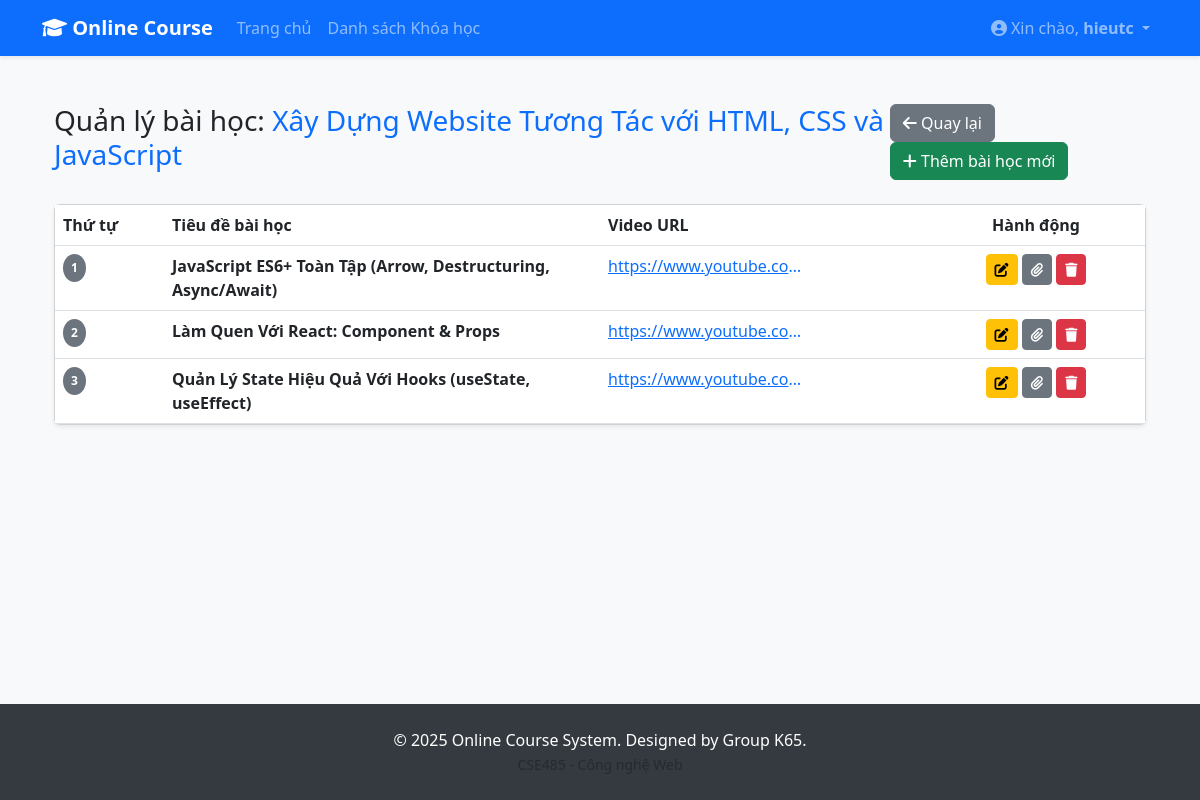
Page /index.php?controller=lesson&action=manage&course_id=1 (signed in) on the committed database.
### tables this page shows
CREATE TABLE `courses` (
  `id` int(11) NOT NULL,
  `title` varchar(255) NOT NULL,
  `description` text DEFAULT NULL,
  `instructor_id` int(11) DEFAULT NULL,
  `category_id` int(11) DEFAULT NULL,
  `price` decimal(10,2) DEFAULT 0.00,
  `duration_weeks` int(11) DEFAULT NULL,
  `level` varchar(50) DEFAULT NULL COMMENT 'Beginner, Intermediate, Advanced',
  `image` varchar(255) DEFAULT NULL,
  `created_at` datetime DEFAULT current_timestamp(),
  `updated_at` datetime DEFAULT current_timestamp() ON UPDATE current_timestamp(),
  `status` varchar(20) DEFAULT 'pending'
);

CREATE TABLE `lessons` (
  `id` int(11) NOT NULL,
  `course_id` int(11) DEFAULT NULL,
  `title` varchar(255) NOT NULL,
  `content` longtext DEFAULT NULL,
  `video_url` varchar(255) DEFAULT NULL,
  `ordering` int(11) DEFAULT 0,
  `created_at` datetime DEFAULT current_timestamp()
);

### controllers/LessonController.php (called while the page is built, shortened)
<?php
require_once 'config/Database.php';
require_once 'models/Lesson.php';
require_once 'models/Course.php';
class LessonController {
    private $lessonModel;
    private $courseModel;
    public function __construct() {
        $database = new Database();
        $this->db = $database->connect();
        $this->lessonModel = new Lesson($this->db);
        $this->courseModel = new Course($this->db);
    }
    public function manage() {
        $course_id = isset($_GET['course_id']) ? $_GET['course_id'] : null;
        $course = $this->courseModel->getCourseById($course_id);
        $lessons = $this->lessonModel->getLessonsByCourse($course_id);
        include 'views/instructor/lessons/manage.php';
    }
}
?>

### config/Database.php (called while the page is built, shortened)
<?php
class Database {
    private $host = 'localhost';
    private $db_name = 'onlinecourse';
    private $username = 'root';
    private $password = '';
    private $port = '3306';
    public function connect() {
        $this->conn = null;
        try {
            $dsn = "mysql:host=" . $this->host . ";port=" . $this->port . ";dbname=" . $this->db_name . ";charset=utf8mb4";
            $this->conn = new PDO($dsn, $this->username, $this->password);
            $this->conn->setAttribute(PDO::ATTR_ERRMODE, PDO::ERRMODE_EXCEPTION);
            $this->conn->setAttribute(PDO::ATTR_DEFAULT_FETCH_MODE, PDO::FETCH_ASSOC);
        } catch(PDOException $e) {
            echo "Lỗi kết nối: " . $e->getMessage();
        }
        return $this->conn;
    }
}
?>

### models/Course.php (called while the page is built, shortened)
<?php
class Course {
    private $conn;
    private $table = 'courses';
    public function __construct($db) {
        $this->conn = $db;
    }
    public function getCourseById($id) {
        $query = "SELECT c.*, u.fullname as instructor_name, cat.name as category_name
                  FROM " . $this->table . " c
                  LEFT JOIN users u ON c.instructor_id = u.id
                  LEFT JOIN categories cat ON c.category_id = cat.id
                  WHERE c.id = :id LIMIT 1";
        $stmt = $this->conn->prepare($query);
        $stmt->bindParam(':id', $id);
        $stmt->execute();
        return $stmt->fetch(PDO::FETCH_ASSOC);
    }
}
?>

### models/Lesson.php (called while the page is built, shortened)
<?php
class Lesson {
    private $conn;
    private $table = 'lessons';
    public function __construct($db) {
        $this->conn = $db;
    }
    public function getLessonsByCourse($course_id) {
        $query = "SELECT * FROM " . $this->table . " WHERE course_id = :course_id ORDER BY ordering ASC";
        $stmt = $this->conn->prepare($query);
        $stmt->bindParam(':course_id', $course_id);
        $stmt->execute();
        return $stmt->fetchAll(PDO::FETCH_ASSOC);
    }
}
?>

### views/instructor/lessons/manage.php (the view)
<?php include 'views/layouts/header.php'; ?>
<div class="container mt-4">
    <div class="d-flex justify-content-between align-items-center mb-4">
        <h3>Quản lý bài học: <span class="text-primary"><?php echo htmlspecialchars($course['title']); ?></span></h3>
        <div>
            <a href="index.php?controller=instructor&action=dashboard" class="btn btn-secondary me-2">
                <i class="fas fa-arrow-left"></i> Quay lại
            </a>
            <a href="index.php?controller=lesson&action=create&course_id=<?php echo $course_id; ?>" class="btn btn-success">
                <i class="fas fa-plus"></i> Thêm bài học mới
            </a>
        </div>
    </div>
    <div class="card shadow-sm">
        <div class="card-body p-0">
            <table class="table table-hover mb-0">
                <thead class="bg-light">
                    <tr>
                        <th width="10%">Thứ tự</th>
                        <th width="40%">Tiêu đề bài học</th>
                        <th width="30%">Video URL</th>
                        <th width="20%" class="text-center">Hành động</th>
                    </tr>
                </thead>
                <tbody>
                    <?php if (empty($lessons)): ?>
                        <tr><td colspan="4" class="text-center py-4">Chưa có bài học nào. Hãy thêm bài đầu tiên!</td></tr>
                    <?php else: ?>
                        <?php foreach ($lessons as $lesson): ?>
                        <tr>
                            <td><span class="badge bg-secondary rounded-circle p-2"><?php echo $lesson['ordering']; ?></span></td>
                            <td class="fw-bold"><?php echo htmlspecialchars($lesson['title']); ?></td>
                            <td><a href="<?php echo htmlspecialchars($lesson['video_url']); ?>" target="_blank" class="text-truncate d-inline-block" style="max-width: 200px;"><?php echo htmlspecialchars($lesson['video_url']); ?></a></td>
                            <td class="text-center">
                                <a href="index.php?controller=lesson&action=edit&id=<?php echo $lesson['id']; ?>" class="btn btn-sm btn-warning">
                                    <i class="fas fa-edit"></i>
                                </a>
                                <a href="index.php?controller=material&action=manage&lesson_id=<?php echo $lesson['id']; ?>"
   class="btn btn-sm btn-secondary" title="Upload tài liệu">
    <i class="fas fa-paperclip"></i>
</a>
                                <a href="index.php?controller=lesson&action=delete&id=<?php echo $lesson['id']; ?>" class="btn btn-sm btn-danger" onclick="return confirm('Xóa bài học này?')">
                                    <i class="fas fa-trash"></i>
                                </a>
                            </td>
                        </tr>
                        <?php endforeach; ?>
                    <?php endif; ?>
                </tbody>
            </table>
        </div>
    </div>
</div>
<?php include 'views/layouts/footer.php'; ?>

### assets/css/style.css (style rules this page uses)
body { display: flex; flex-direction: column; min-height: 100vh; background-color: #f8f9fa; }

### rows in the picture
courses: title "Xây Dựng Website Tương Tác với HTML, CSS và JavaScript"
lessons: ordering "1", title "JavaScript ES6+ Toàn Tập (Arrow, Destructuring, Async/Await)", video_url "https://www.youtube.co…"
lessons: ordering "2", title "Làm Quen Với React: Component & Props", video_url "https://www.youtube.co…"
lessons: ordering "3", title "Quản Lý State Hiệu Quả Với Hooks (useState, useEffect)", video_url "https://www.youtube.co…"

### other values in the picture
$_SESSION['username'] "hieutc"
